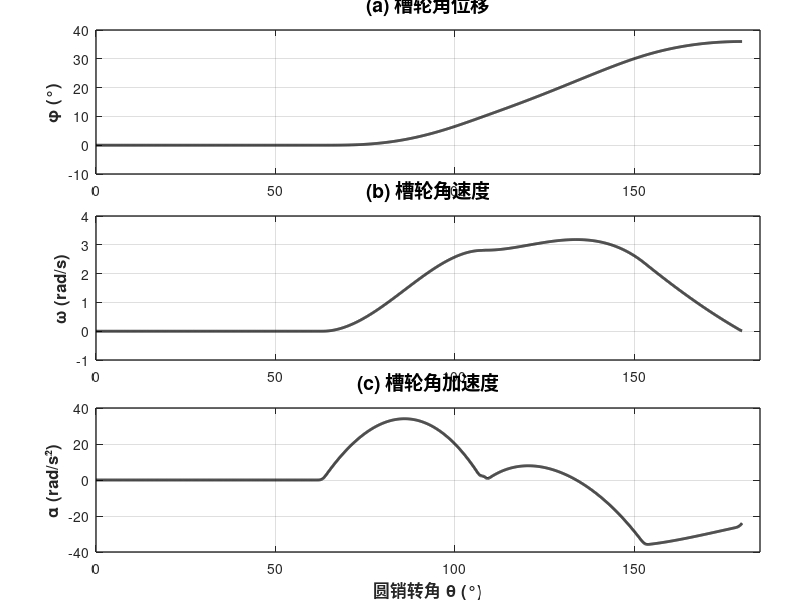
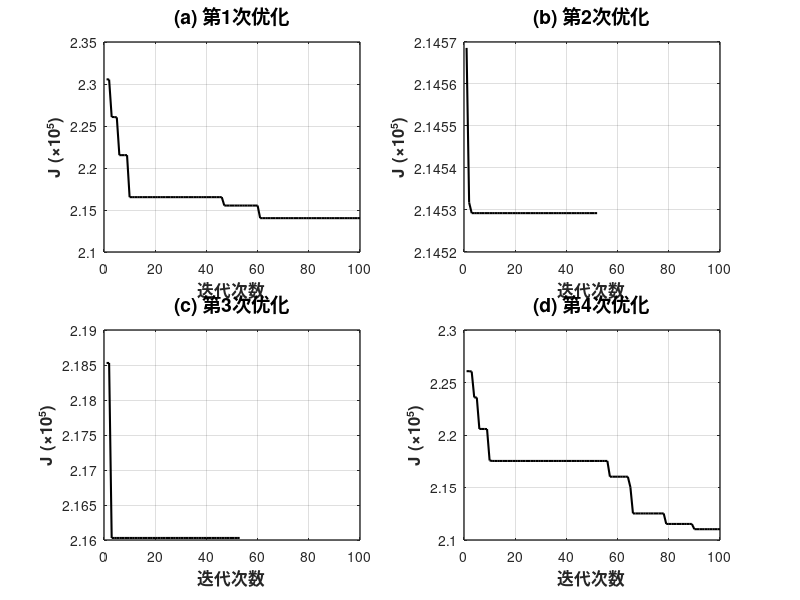
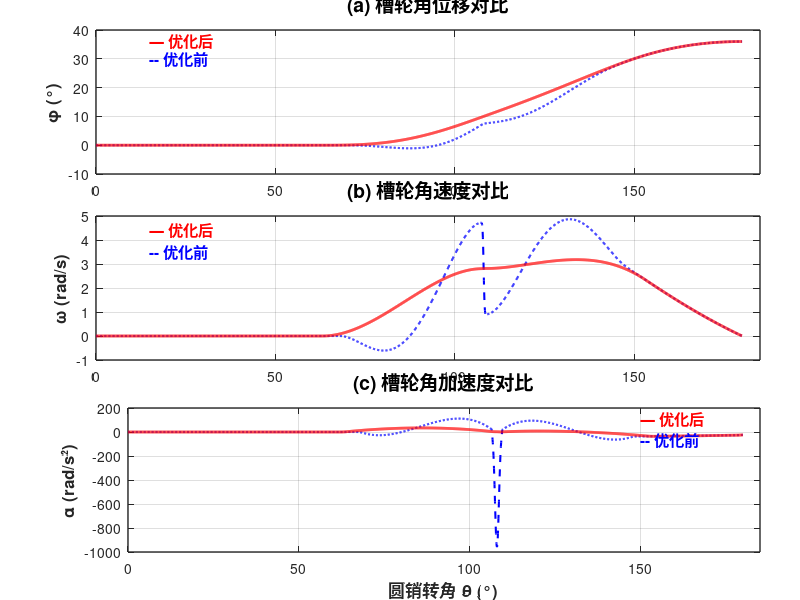

Here is the MATLAB script that generated these plots, in order: (Note: this script raises an error after producing the figures.)
%% 重新生成优化后的图片（使用已保存的数据）
% 用于测试新的绘图格式

clc; close all;

% 加载数据
load('ga_results.mat');

% 字体设置
titleFontSize = 14;
labelFontSize = 12;
tickFontSize = 10;
MaxGen = 100;

fprintf('重新生成图片...\n');

%% 图1: 优化后的运动曲线
fig1 = figure('Color','w','Position',[100 50 900 1000],'Name','优化后运动曲线');

ax1 = subplot(3,1,1);
plot(best_result.Plot_X, best_result.Phi_Plot, 'k-', 'LineWidth', 2);
ylabel('φ (°)', 'FontSize', labelFontSize, 'FontWeight', 'bold');
title('(a) 槽轮角位移', 'FontSize', titleFontSize, 'FontWeight', 'bold');
grid on; xlim([0 max(best_result.Plot_X)+5]);
set(ax1, 'FontSize', tickFontSize, 'LineWidth', 1);
set(ax1, 'Position', [0.12 0.71 0.83 0.24]);

ax2 = subplot(3,1,2);
plot(best_result.Plot_X, best_result.Vel_S, 'k-', 'LineWidth', 2);
ylabel('ω (rad/s)', 'FontSize', labelFontSize, 'FontWeight', 'bold');
title('(b) 槽轮角速度', 'FontSize', titleFontSize, 'FontWeight', 'bold');
grid on; xlim([0 max(best_result.Plot_X)+5]);
set(ax2, 'FontSize', tickFontSize, 'LineWidth', 1);
set(ax2, 'Position', [0.12 0.40 0.83 0.24]);

ax3 = subplot(3,1,3);
plot(best_result.Plot_X, best_result.Acc_S, 'k-', 'LineWidth', 2);
ylabel('α (rad/s²)', 'FontSize', labelFontSize, 'FontWeight', 'bold');
xlabel('圆销转角 θ (°)', 'FontSize', labelFontSize, 'FontWeight', 'bold');
title('(c) 槽轮角加速度', 'FontSize', titleFontSize, 'FontWeight', 'bold');
grid on; xlim([0 max(best_result.Plot_X)+5]);
set(ax3, 'FontSize', tickFontSize, 'LineWidth', 1);
set(ax3, 'Position', [0.12 0.08 0.83 0.24]);

saveas(fig1, 'optimized_motion.png');
fprintf('图1已保存: optimized_motion.png\n');

%% 图2: GA收敛曲线
fig2 = figure('Color','w','Position',[150 100 1200 750],'Name','GA收敛曲线');

positions = [0.13 0.58 0.32 0.35;
             0.58 0.58 0.32 0.35;
             0.13 0.10 0.32 0.35;
             0.58 0.10 0.32 0.35];

NumRuns = length(all_history);
for i = 1:NumRuns
    ax = subplot(2,2,i);
    h = all_history{i};
    if ~isempty(h.gen)
        plot(h.gen, h.cost/1e5, 'k-', 'LineWidth', 1.5);
    end
    xlabel('迭代次数', 'FontSize', labelFontSize, 'FontWeight', 'bold');
    ylabel('J (×10⁵)', 'FontSize', labelFontSize, 'FontWeight', 'bold');
    title(sprintf('(%c) 第%d次优化', 'a'+i-1, i), 'FontSize', titleFontSize, 'FontWeight', 'bold');
    grid on; xlim([0 MaxGen]);
    set(ax, 'FontSize', tickFontSize, 'LineWidth', 1);
    set(ax, 'Position', positions(i,:));
end

saveas(fig2, 'ga_convergence.png');
fprintf('图2已保存: ga_convergence.png\n');

%% 图3: 优化前后对比
fig3 = figure('Color','w','Position',[200 100 1000 1000],'Name','优化前后对比');

ax1 = subplot(3,1,1);
plot(orig_result.Plot_X, orig_result.Phi_Plot, 'b--', 'LineWidth', 1.5); hold on;
plot(best_result.Plot_X, best_result.Phi_Plot, 'r-', 'LineWidth', 2); hold off;
ylabel('φ (°)', 'FontSize', labelFontSize, 'FontWeight', 'bold');
title('(a) 槽轮角位移对比', 'FontSize', titleFontSize, 'FontWeight', 'bold');
grid on; xlim([0 max(best_result.Plot_X)+5]);
ylim_val = ylim;
text(15, ylim_val(2)*0.9, '— 优化后', 'Color', 'r', 'FontSize', 11, 'FontWeight', 'bold');
text(15, ylim_val(2)*0.75, '-- 优化前', 'Color', 'b', 'FontSize', 11, 'FontWeight', 'bold');
set(ax1, 'FontSize', tickFontSize, 'LineWidth', 1);
set(ax1, 'Position', [0.12 0.71 0.83 0.24]);

ax2 = subplot(3,1,2);
plot(orig_result.Plot_X, orig_result.Vel_S, 'b--', 'LineWidth', 1.5); hold on;
plot(best_result.Plot_X, best_result.Vel_S, 'r-', 'LineWidth', 2); hold off;
ylabel('ω (rad/s)', 'FontSize', labelFontSize, 'FontWeight', 'bold');
title('(b) 槽轮角速度对比', 'FontSize', titleFontSize, 'FontWeight', 'bold');
grid on; xlim([0 max(best_result.Plot_X)+5]);
ylim_val = ylim;
text(15, ylim_val(1) + (ylim_val(2)-ylim_val(1))*0.9, '— 优化后', 'Color', 'r', 'FontSize', 11, 'FontWeight', 'bold');
text(15, ylim_val(1) + (ylim_val(2)-ylim_val(1))*0.75, '-- 优化前', 'Color', 'b', 'FontSize', 11, 'FontWeight', 'bold');
set(ax2, 'FontSize', tickFontSize, 'LineWidth', 1);
set(ax2, 'Position', [0.12 0.40 0.83 0.24]);

ax3 = subplot(3,1,3);
plot(orig_result.Plot_X, orig_result.Acc_S, 'b--', 'LineWidth', 1.5); hold on;
plot(best_result.Plot_X, best_result.Acc_S, 'r-', 'LineWidth', 2); hold off;
ylabel('α (rad/s²)', 'FontSize', labelFontSize, 'FontWeight', 'bold');
xlabel('圆销转角 θ (°)', 'FontSize', labelFontSize, 'FontWeight', 'bold');
title('(c) 槽轮角加速度对比', 'FontSize', titleFontSize, 'FontWeight', 'bold');
grid on; xlim([0 max(best_result.Plot_X)+5]);
ylim_val = ylim;
text(150, ylim_val(1) + (ylim_val(2)-ylim_val(1))*0.92, '— 优化后', 'Color', 'r', 'FontSize', 11, 'FontWeight', 'bold');
text(150, ylim_val(1) + (ylim_val(2)-ylim_val(1))*0.78, '-- 优化前', 'Color', 'b', 'FontSize', 11, 'FontWeight', 'bold');
set(ax3, 'FontSize', tickFontSize, 'LineWidth', 1);
set(ax3, 'Position', [0.16 0.08 0.79 0.24]);
% 调整Y轴标签位置，避免遮挡
ax3.YLabel.Position(1) = ax3.YLabel.Position(1) - 5;

saveas(fig3, 'optimization_compare.png');
fprintf('图3已保存: optimization_compare.png\n');

fprintf('\n全部图片生成完成!\n');
